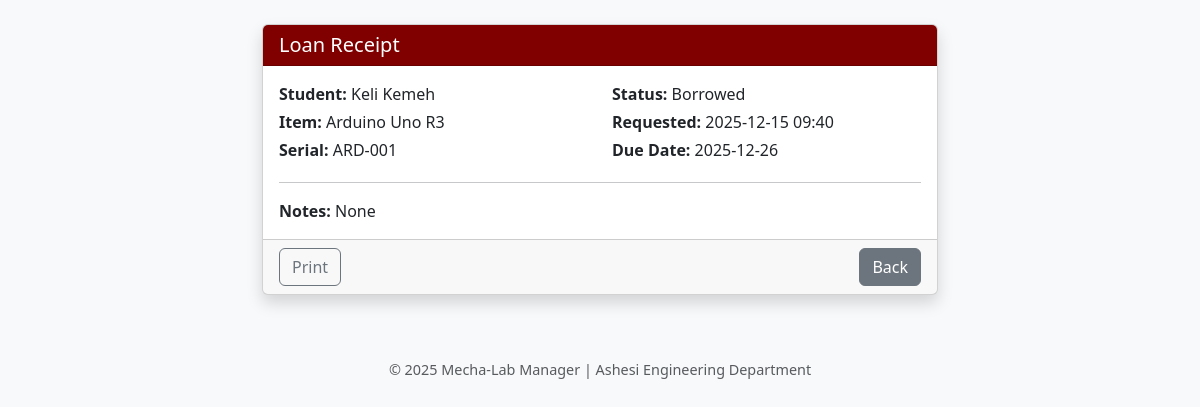
Screenshot of /view/receipt.php?id=1 (signed in) with the database file from the repository.
### tables this page shows
CREATE TABLE `loans` (
  `loan_id` int(11) NOT NULL,
  `user_id` int(11) NOT NULL,
  `item_id` int(11) NOT NULL,
  `status` enum('Pending','Approved','Borrowed','Returned','Rejected') NOT NULL DEFAULT 'Pending',
  `request_date` datetime NOT NULL DEFAULT current_timestamp(),
  `approve_date` datetime DEFAULT NULL,
  `due_date` datetime DEFAULT NULL,
  `borrow_date` datetime DEFAULT NULL,
  `return_date` datetime DEFAULT NULL,
  `status_at_return` enum('Good','Damaged') DEFAULT NULL,
  `notes` text DEFAULT NULL,
  `renewals_count` int(11) DEFAULT 0,
  `max_renewals` int(11) DEFAULT 1,
  `desired_start_date` datetime DEFAULT NULL,
  `desired_end_date` datetime DEFAULT NULL,
  `checklist` text DEFAULT NULL,
  `renewal_requested` tinyint(1) DEFAULT 0
);

CREATE TABLE `users` (
  `user_id` int(11) NOT NULL,
  `fname` varchar(50) NOT NULL,
  `lname` varchar(50) NOT NULL,
  `email` varchar(100) NOT NULL,
  `password` varchar(255) NOT NULL,
  `role` enum('Admin','Student') DEFAULT 'Student',
  `created_at` timestamp NOT NULL DEFAULT current_timestamp(),
  `strikes` int(11) DEFAULT 0,
  `fines` decimal(10,2) DEFAULT 0.00
);

CREATE TABLE `inventory` (
  `item_id` int(11) NOT NULL,
  `category_id` int(11) DEFAULT NULL,
  `item_name` varchar(100) NOT NULL,
  `serial_number` varchar(50) NOT NULL,
  `description` text DEFAULT NULL,
  `status` enum('Available','Borrowed','Broken','Lost') DEFAULT 'Available',
  `image_url` varchar(255) DEFAULT NULL
);

### view/receipt.php (the view, shortened to what this page needs)
<?php
include "../settings/connection.php";
$loanId = intval($_GET['id']);
$userId = $_SESSION['user_id'];
$sql = "SELECT l.*, i.item_name, i.serial_number, u.fname, u.lname
        FROM loans l
        JOIN inventory i ON i.item_id = l.item_id
        JOIN users u ON u.user_id = l.user_id
        WHERE l.loan_id = $loanId AND l.user_id = $userId";
$res = $conn->query($sql);
$row = $res->fetch_assoc();
?>
<?php include 'header.php'; ?>
<div class="container mt-4" style="max-width: 700px;">
    <div class="card shadow">
        <div class="card-header" style="background-color:#800000;" >
            <h5 class="text-white mb-0">Loan Receipt</h5>
        </div>
        <div class="card-body">
            <div class="row">
                <div class="col-6">
                    <p class="mb-1"><strong>Student:</strong> <?php echo $row['fname'] . ' ' . $row['lname']; ?></p>
                    <p class="mb-1"><strong>Item:</strong> <?php echo $row['item_name']; ?></p>
                    <p class="mb-1"><strong>Serial:</strong> <?php echo $row['serial_number']; ?></p>
                </div>
                <div class="col-6">
                    <p class="mb-1"><strong>Status:</strong> <?php echo $row['status']; ?></p>
                    <p class="mb-1"><strong>Requested:</strong> <?php echo date('Y-m-d H:i', strtotime($row['request_date'])); ?></p>
                    <p class="mb-1"><strong>Due Date:</strong> <?php echo $row['due_date'] ? date('Y-m-d', strtotime($row['due_date'])) : '-'; ?></p>
                </div>
            </div>
            <hr>
            <p class="mb-0"><strong>Notes:</strong> <?php echo $row['notes'] ? htmlspecialchars($row['notes']) : 'None'; ?></p>
        </div>
        <div class="card-footer d-flex justify-content-between">
            <a href="javascript:window.print()" class="btn btn-outline-secondary">Print</a>
            <a href="my_requests.php" class="btn btn-secondary">Back</a>
        </div>
    </div>
 </div>
<?php include 'footer.php'; ?>

### assets/css/style.css (style rules this page uses)
:root { --ashesi-maroon: #800000; --tech-blue: #0d6efd; }
body { font-family: 'Segoe UI', Tahoma, Geneva, Verdana, sans-serif; }

### rows the page displays
loans: user.fname "Keli", user.lname "Kemeh", item.item_name "Arduino Uno R3", item.serial_number "ARD-001", status "Borrowed", request_date "2025-12-15 09:40", due_date "2025-12-26"
